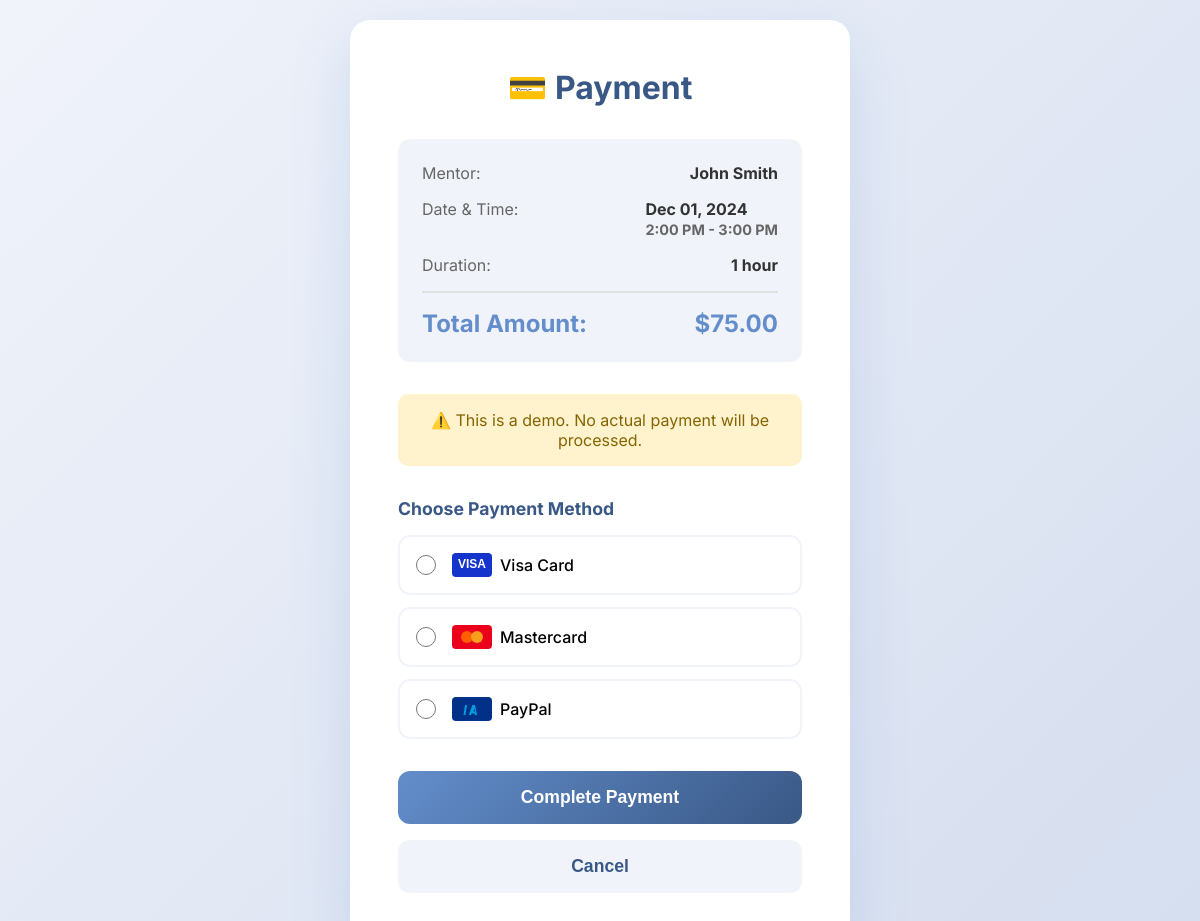
The app's page /payment.php?session_id=1 (signed in) with its own data.
### tables this page shows
CREATE TABLE sessions (
    id INT PRIMARY KEY AUTO_INCREMENT,
    mentor_id INT NOT NULL,
    mentee_id INT NOT NULL,
    scheduled_at DATETIME NOT NULL,
    duration INT DEFAULT 60 COMMENT 'Duration in minutes',
    status ENUM('pending', 'confirmed', 'completed', 'cancelled') DEFAULT 'pending',
    payment_status ENUM('pending', 'paid', 'refunded') DEFAULT 'pending',
    amount DECIMAL(10,2),
    notes TEXT,
    created_at TIMESTAMP DEFAULT CURRENT_TIMESTAMP,
    updated_at TIMESTAMP DEFAULT CURRENT_TIMESTAMP ON UPDATE CURRENT_TIMESTAMP,
    FOREIGN KEY (mentor_id) REFERENCES mentor_profiles(id) ON DELETE CASCADE,
    FOREIGN KEY (mentee_id) REFERENCES mentee_profiles(id) ON DELETE CASCADE,
    INDEX idx_mentor (mentor_id),
    INDEX idx_mentee (mentee_id),
    INDEX idx_status (status),
    INDEX idx_scheduled (scheduled_at),
    INDEX idx_payment (payment_status)
);

CREATE TABLE mentor_profiles (
    id INT PRIMARY KEY AUTO_INCREMENT,
    user_id INT UNIQUE NOT NULL,
    full_name VARCHAR(255) NOT NULL,
    bio TEXT,
    skills TEXT,
    experience TEXT,
    profile_image VARCHAR(255),
    hourly_rate DECIMAL(10,2) DEFAULT 50.00,
    status ENUM('pending', 'approved', 'rejected') DEFAULT 'pending',
    average_rating DECIMAL(3,2) DEFAULT 0.00,
    total_reviews INT DEFAULT 0,
    created_at TIMESTAMP DEFAULT CURRENT_TIMESTAMP,
    updated_at TIMESTAMP DEFAULT CURRENT_TIMESTAMP ON UPDATE CURRENT_TIMESTAMP,
    FOREIGN KEY (user_id) REFERENCES users(id) ON DELETE CASCADE,
    INDEX idx_status (status),
    INDEX idx_rating (average_rating),
    INDEX idx_user (user_id)
);

### payment.php (the view, shortened to what this page needs)
<?php
$mysqli = new mysqli('localhost', 'root', '', 'mentorbridge');
$session_id = intval($_GET['session_id'] ?? 0);
$session = [
    'id' => 0,
    'mentor_name' => 'Sample Mentor',
    'scheduled_at' => date('Y-m-d H:i:s', strtotime('+7 days 10:00')),
    'amount' => 50.00
];
if ($session_id) {
    $stmt = $mysqli->prepare("SELECT s.*, mp.full_name as mentor_name FROM sessions s JOIN mentor_profiles mp ON s.mentor_id = mp.id WHERE s.id = ?");
    $stmt->bind_param("i", $session_id);
    $stmt->execute();
    $result = $stmt->get_result();
    if ($row = $result->fetch_assoc()) {
        $session = $row;
    }
}
?>
<!DOCTYPE html>
<html lang="en">
<head>
</head>
<body>
    <div class="payment-container">
        <h1>💳 Payment</h1>
        <div class="booking-details">
            <div class="detail-row">
                <span>Mentor:</span>
                <strong><?php echo htmlspecialchars($session['mentor_name']); ?></strong>
            </div>
            <div class="detail-row">
                <span>Date & Time:</span>
                <strong>
                    <?php
                    $start = strtotime($session['scheduled_at']);
                    $end = $start + 3600;
                    echo date('M d, Y', $start) . '<br><span class="session-time">' .
                         date('g:i A', $start) . ' - ' . date('g:i A', $end) . '</span>';
                    ?>
                </strong>
            </div>
            <div class="detail-row">
                <span>Duration:</span>
                <strong>1 hour</strong>
            </div>
            <div class="detail-row total">
                <span>Total Amount:</span>
                <span>$<?php echo number_format($session['amount'], 2); ?></span>
            </div>
        </div>
        <div class="payment-note">
            ⚠️ This is a demo. No actual payment will be processed.
        </div>
        <form method="POST">
            <div class="payment-methods">
                <h3>Choose Payment Method</h3>
                <div class="payment-option" onclick="selectPayment(this, 'visa')">
                    <input type="radio" name="payment_method" value="visa" id="visa" required>
                    <label for="visa">
                        <svg width="40" height="24" viewBox="0 0 40 24" fill="none">
                            <rect width="40" height="24" rx="4" fill="#1434CB"/>
                            <text x="50%" y="50%" dominant-baseline="middle" text-anchor="middle" fill="white" font-family="Arial" font-weight="bold" font-size="12">VISA</text>
                        </svg>
                        Visa Card
                    </label>
                </div>
                <div class="payment-option" onclick="selectPayment(this, 'mastercard')">
                    <input type="radio" name="payment_method" value="mastercard" id="mastercard" required>
                    <label for="mastercard">
                        <svg width="40" height="24" viewBox="0 0 40 24" fill="none">
                            <rect width="40" height="24" rx="4" fill="#EB001B"/>
                            <circle cx="15" cy="12" r="6" fill="#FF5F00"/>
                            <circle cx="25" cy="12" r="6" fill="#F79E1B"/>
                        </svg>
                        Mastercard
                    </label>
                </div>
                <div class="payment-option" onclick="selectPayment(this, 'paypal')">
                    <input type="radio" name="payment_method" value="paypal" id="paypal" required>
                    <label for="paypal">
                        <svg width="40" height="24" viewBox="0 0 40 24" fill="none">
                            <rect width="40" height="24" rx="4" fill="#003087"/>
                            <path d="M15 8h-2l-1.5 10h2l1.5-10zm8 0h-2c-.5 0-.9.4-1 .8l-3 9.2h2l.5-1.5h3l.5 1.5h2l-2-10zm-1.5 6.5l1-3 .5 3h-1.5z" fill="#009CDE"/>
                        </svg>
                        PayPal
                    </label>
                </div>
            </div>
            <button type="submit" class="btn">Complete Payment</button>
        </form>
        <a href="mentee-dashboard.php">
            <button type="button" class="btn btn-secondary">Cancel</button>
        </a>
    </div>
</body>
</html>

### payment.php (style rules this page uses)
:root { --color-primary: #638ECB; --color-primary-dark: #395886; --color-bg-light: #F0F3FA; }
* { margin: 0; padding: 0; box-sizing: border-box; }
body { font-family: 'Inter', sans-serif; background: linear-gradient(135deg, var(--color-bg-light) 0%, #D5DEEF 100%); min-height: 100vh; display: flex; align-items: center; justify-content: center; padding: 20px; }
.payment-container { background: white; padding: 3rem; border-radius: 20px; max-width: 500px; width: 100%; box-shadow: 0 20px 60px rgba(99, 142, 203, 0.2); }
h1 { color: var(--color-primary-dark); text-align: center; margin-bottom: 2rem; font-size: 2rem; }
.session-time { font-size: 0.95rem; color: #555; }
.booking-details { background: var(--color-bg-light); padding: 1.5rem; border-radius: 12px; margin-bottom: 2rem; }
.session-time { font-size: 0.9rem; color: #666; margin-top: 0.25rem; }
.detail-row { display: flex; justify-content: space-between; margin-bottom: 1rem; color: #666; }
.detail-row:last-child { margin-bottom: 0; }
.detail-row strong { color: #333; }
.total { font-size: 1.5rem; color: var(--color-primary); font-weight: bold; padding-top: 1rem; border-top: 2px solid #e0e0e0; margin-top: 1rem; }
.payment-note { background: #fff3cd; padding: 1rem; border-radius: 10px; margin-bottom: 2rem; color: #856404; text-align: center; }
.btn { width: 100%; padding: 1rem; border: none; border-radius: 12px; font-size: 1.1rem; font-weight: 600; cursor: pointer; background: linear-gradient(135deg, var(--color-primary), var(--color-primary-dark)); color: white; transition: all 0.3s ease; }
.btn-secondary { background: var(--color-bg-light); color: var(--color-primary-dark); margin-top: 1rem; }
.payment-methods { margin-bottom: 2rem; }
.payment-methods h3 { color: var(--color-primary-dark); margin-bottom: 1rem; font-size: 1.1rem; }
.payment-option { border: 2px solid var(--color-bg-light); padding: 1rem; border-radius: 12px; margin-bottom: 0.75rem; cursor: pointer; transition: all 0.3s ease; display: flex; align-items: center; gap: 1rem; }
.payment-option input[type="radio"] { width: 20px; height: 20px; cursor: pointer; }
.payment-option label { cursor: pointer; flex: 1; display: flex; align-items: center; gap: 0.5rem; font-weight: 500; }

### records on screen
sessions: mentor.full_name "John Smith", scheduled_at "Dec 01, 2024", scheduled_at "2:00 PM", scheduled_at "3:00 PM", amount "75.00"
